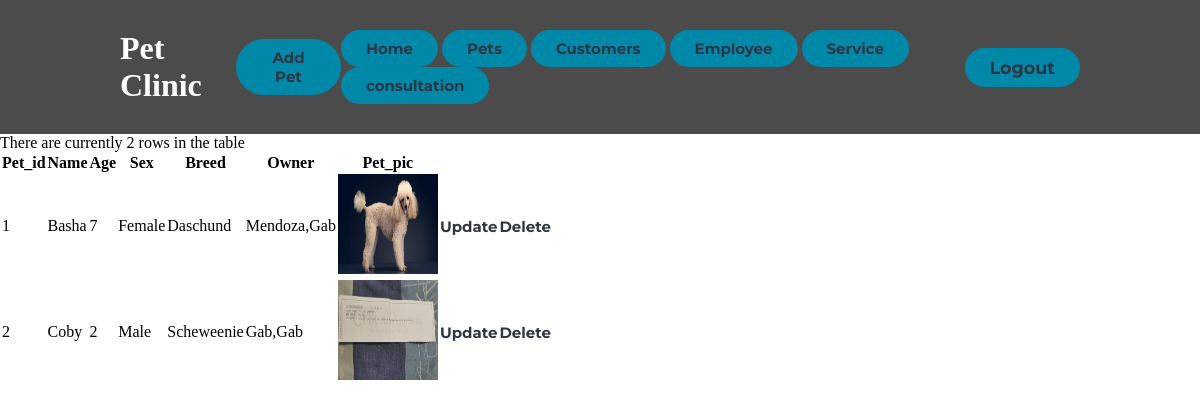
The app's page /pets.php (signed in), older data.
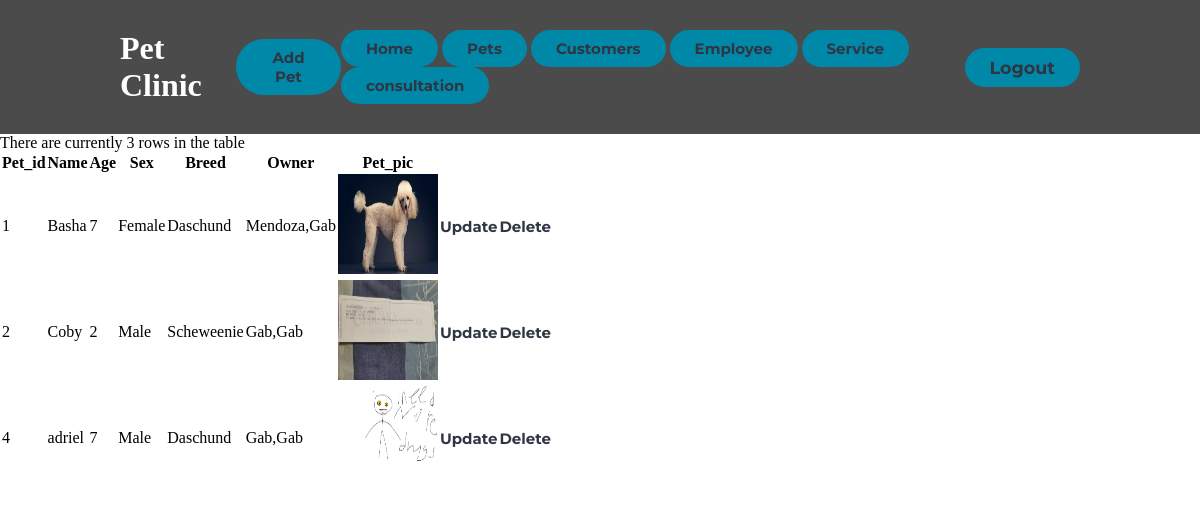
The same page, newer data.
### tables this page shows
CREATE TABLE `pet` (
  `Pet_id` int(45) NOT NULL AUTO_INCREMENT,
  `Name` varchar(45) NOT NULL,
  `Age` int(45) NOT NULL,
  `Sex` varchar(45) NOT NULL,
  `Breed` varchar(45) NOT NULL,
  `Pet_pic` varchar(100) NOT NULL,
  `Cust_id` int(45) NOT NULL,
  PRIMARY KEY (`Pet_id`),
  KEY `Cust_id_fk` (`Cust_id`) USING BTREE
);

CREATE TABLE `customer` (
  `Cust_id` int(45) NOT NULL AUTO_INCREMENT,
  `First_name` varchar(45) NOT NULL,
  `Last_name` varchar(45) NOT NULL,
  `Phone_number` varchar(45) NOT NULL,
  `Cust_pic` varchar(100) DEFAULT NULL,
  PRIMARY KEY (`Cust_id`)
);

### pets.php (the view, shortened to what this page needs)
<!DOCTYPE html>
<html lang="en">
<head>
    <link rel="stylesheet" href="./styles/style.css">
</head>
<body style = "background: url(https://wallpapercave.com/wp/B1sODrM.jpg); background-size: 100% ; ">
    <?php
include "includes/config.php";
?>
    <header>
        <div class="logo">
            <h1>Pet Clinic</h1>
        </div>
        <button><a href = "Create3.php"> <h4>Add Pet</h4>  </a></button>
        <nav>
            <ul>
            <button> <a href = "index.php"><h4>Home</h4></a></button>
                <button> <a href = "pets.php"><h4>Pets</h4></a></button>
                <button><a href = "customer.php"><h4>Customers</h4></a></button>
                <button><a href = "employee.php"><h4>Employee</h4></a></button>
                <button><a href = "service.php"><h4>Service</h4></a></button>
                <button><a href = "consultationz.php"><h4>consultation</h4></a></button>
            </ul>
        </nav>
        <button><?php if ( (isset($_SESSION['Employee_id'])) && (basename($_SERVER['PHP_SELF']) != 'logout.php') ) {
echo '<a href="logout.php"><h3>Logout</h3></a>';
} else {
echo '<a href="login.php"><h3>Login</h3></a>';
}
?></button>
    </header>
<table >
    <thead>
      <tr>
        <th>Pet_id</th>
        <th>Name</th>
        <th>Age</th>
        <th>Sex</th>
        <th>Breed</th>
        <th>Owner</th>
        <th>Pet_pic </th>
        </tr>
    </thead>
 <tbody>
<?php
if (!isset($_SESSION['Employee_id'])){
    require ('includes/login_functions.inc.php');
 echo "<p>please log in to view pets.</p>";
}
else{
$result = mysqli_query( $conn,"SELECT * FROM pet p INNER JOIN customer c ON p.Cust_id = c.Cust_id ORDER BY Pet_id ASC" );
$num_rows = mysqli_num_rows( $result );
echo "There are currently $num_rows rows in the table<P>";
  while ($row = mysqli_fetch_assoc($result)) {
        echo "<tr>\n";
        echo "<td>".$row['Pet_id']."</td>";
        echo "<td>".$row['Name']."</td>";
        echo "<td>".$row['Age']."</td>";
        echo "<td>".$row['Sex']."</td>";
        echo "<td>".$row['Breed']."</td>";
        echo '<td>'.$row['Last_name'].','.$row['First_name'].'</td>';
        echo "<td><img width = '100px' height = '100px' src =".$row['Pet_pic']."></td>";
        echo "<td align='center'><a href='edit3.php?Pet_id=".$row['Pet_id']."' role='button'> <h4>Update</h4></a></td>";
       echo "<td align='center'><a href='delete3.php?Pet_id=".$row['Pet_id']."' role='button'> <h4>Delete</h4></a></td>";
        echo "</tr>\n";
}
}
 ?>
</tbody>
</table>
</body>
</html>

### styles/style.css (style rules this page uses)
* { box-sizing: border-box; margin: 0; padding: 0; }
li, a, button { font-family: 'Montserrat', sans-serif; font-weight: 500; font-size: 15px; color: #2f3542; text-decoration: none; }
header { display: flex; justify-content: space-between; align-items: center; padding: 30px 10%; background-color: #4b4b4b; }
.logo { cursor: auto; color: white; }
button { padding: 9px 25px; background-color: rgba(0, 136, 169, 1); border: none; border-radius: 50px; cursor: pointer; transition: all 0.3s ease 0s; }

Row changes from the older to the newer data that the page shows:
added pet: Pet_id "4", Name "adriel", Age "7", Sex "Male", Breed "Daschund", Cust.Last_name "Gab", Cust.First_name "Gab", Pet_pic (picture)
Text that changed along with them:
text written by a page script: "There are currently 2 rows in the table" → "There are currently 3 rows in the table"
